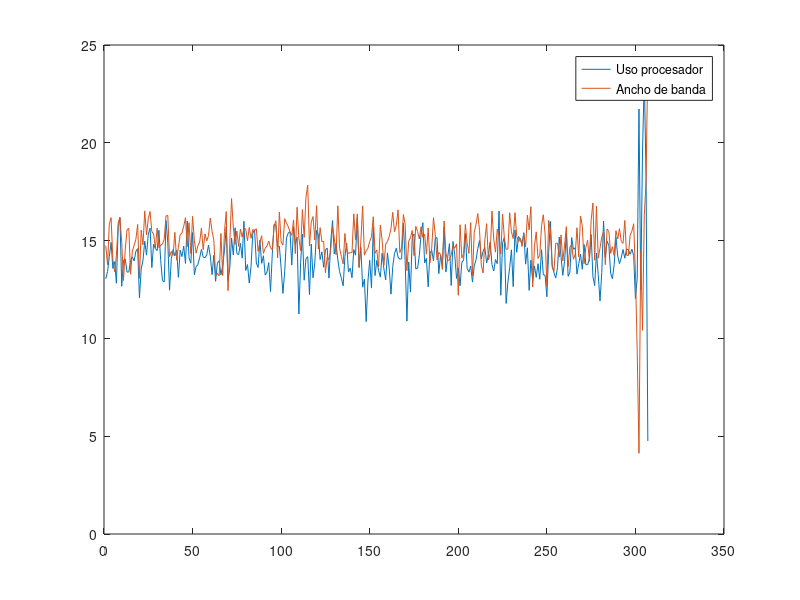

This figure's MATLAB source:
# Punto 4 - Parte A
warning('off','all');

# X = matriz(uso de procesador, consumo de ancho de banda) de un servidor internet
load("Xfile.mat");
[nrows,ncols] = size(X);
xaxis = 1:1:nrows;
plot(xaxis, X(:,1), xaxis, X(:,2)); #plot columns
legend("Uso procesador", "Ancho de banda");
#print("./Documents/GitHub/spc/4.jpg", "-djpg");


# Mean and Standard Deviaton
mus = mean(X);
sigmas = std(X);
printf("mu1, mu2:");
disp(mus);
printf("sigma1, sigma2:");
disp(sigmas);
printf("\n");


# Anomaly if p(x) < epsilon
epsilon = 8.990853*(10^(-5));

function res = probabilidad (val, mu, sig)
  p = (-(val-mu)^2)/(2*(sig^2));
  res = e^p/( sqrt(2*pi)*sig );
endfunction

# Muestra (19,10)
vals = [19,10];
printf("Muestra = (19,10)\n");
p1 = probabilidad(vals(1), mus(1), sigmas(1));
p2 = probabilidad(vals(2), mus(2), sigmas(2));
prob = p1 * p2;
printf("Probabilidad (19,10) =");
disp(prob);
if (prob < epsilon)
  printf("La muestra (19,10) es anomala.\n\n");
else
  printf("La muestra (19,10) es normal.\n\n");
endif

# Muestra (17,12)
vals = [17,12];
printf("Muestra = (17,12)\n");
p1 = probabilidad(vals(1), mus(1), sigmas(1));
p2 = probabilidad(vals(2), mus(2), sigmas(2));
prob = p1 * p2;
printf("Probabilidad (17,12) =");
disp(prob);
if (prob < epsilon)
  printf("La muestra (17,12) es anomala.\n\n");
else
  printf("La muestra (17,12) es normal.\n\n");
endif
